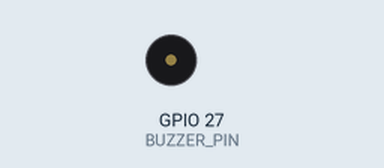
Recording of a sketch running on a simulated ESP32. Shown: buzzer (waves = sounding). What the sketch prints to the serial monitor is not drawn.

Above: at 2.1 s.
At 7.12 s:
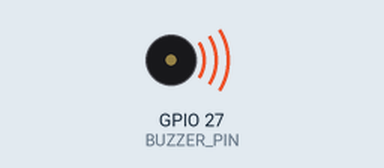
Timing chart, 0 to 7.4 s (numbered marks = the images above):
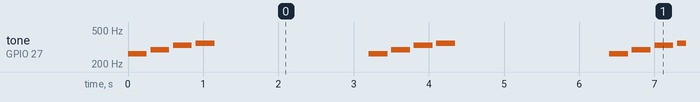

Measured:
- by itself, tone on GPIO 27 (BUZZER_PIN): repeats every 3.2 s: silent 0.05 s, 294 Hz 0.25 s, silent 0.05 s, 330 Hz 0.25 s, silent 0.05 s, 349 Hz 0.25 s, silent 2.1 s, 262 Hz 0.25 s

The sketch:

ex4_buzzer.ino
```cpp
/*
  9주차 예제 4 — 부저로 도레미파 소리 내기 (주파수 출력)
  보드 : ESP32-DevKitC V4 ("ESP32 Dev Module")

  연결
    수동(패시브) 부저 (+) ── GPIO27
    수동(패시브) 부저 (-) ── GND
    * 3핀 부저 모듈이면: S(또는 I/O) → GPIO27, VCC → 3V3, GND → GND

  원리 : tone(핀, 주파수Hz, 시간ms) 는 핀을 1초에 '주파수' 번 HIGH/LOW로 바꾸는 사각파를 만든다.
         진동판이 같은 횟수로 떨려 그 높이의 소리가 난다. (도=262Hz, 레=294Hz, 미=330Hz, 파=349Hz)
  주의 : '능동(액티브)' 부저는 전원만 주면 한 가지 소리가 나는 부품이라 음 높이가 바뀌지 않는다.
         (부저 뒷면에 초록 기판이 보이면 대체로 수동, 검은 수지로 막혀 있으면 대체로 능동)
*/

const int BUZZER_PIN = 27;
const int NOTES[4]   = {262, 294, 330, 349};          // 도 레 미 파
const char* NAMES[4] = {"도", "레", "미", "파"};

void setup() {
  Serial.begin(115200);
  pinMode(BUZZER_PIN, OUTPUT);
  Serial.println("예제4: 부저 도레미파 (2초마다 반복)");
}

void loop() {
  for (int i = 0; i < 4; i++) {
    Serial.printf("%s  %d Hz\n", NAMES[i], NOTES[i]);
    tone(BUZZER_PIN, NOTES[i], 250);                  // 0.25초 동안 소리
    delay(300);                                       // tone은 바로 다음 줄로 넘어가므로 기다려 준다
  }
  noTone(BUZZER_PIN);
  delay(2000);
}
```
